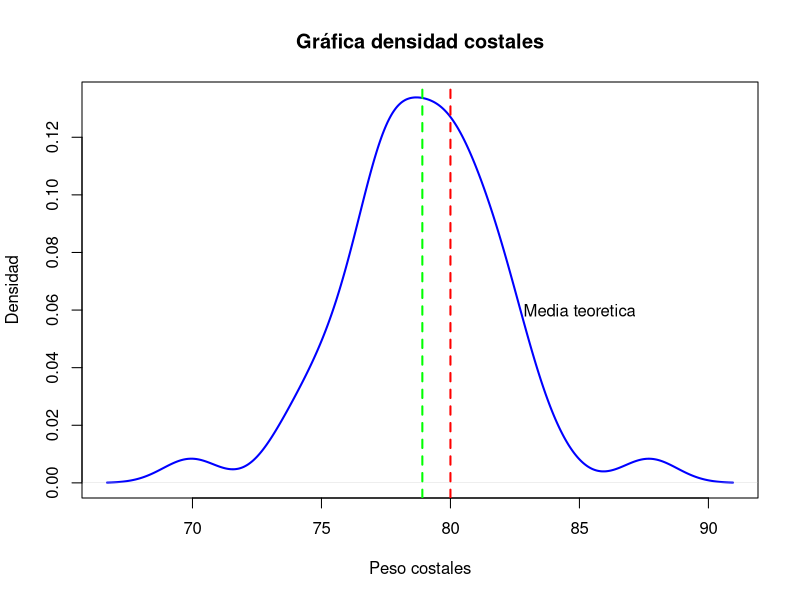
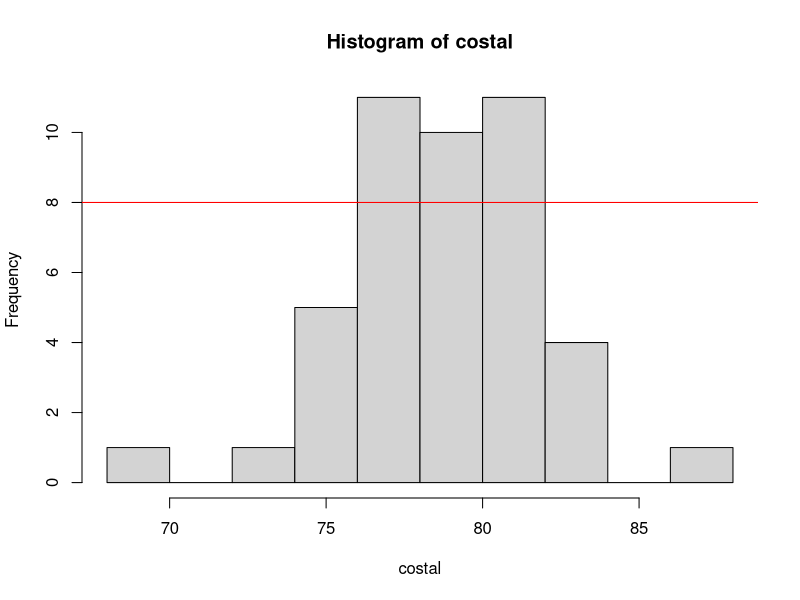
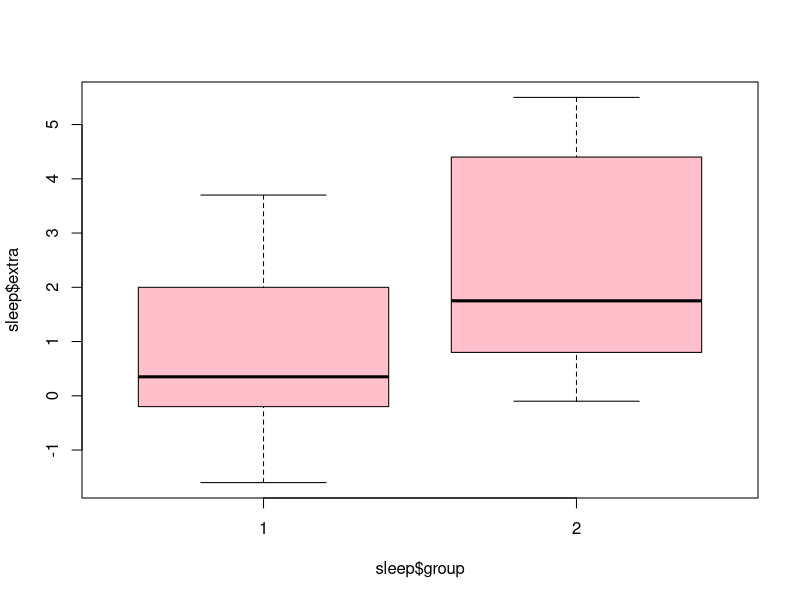
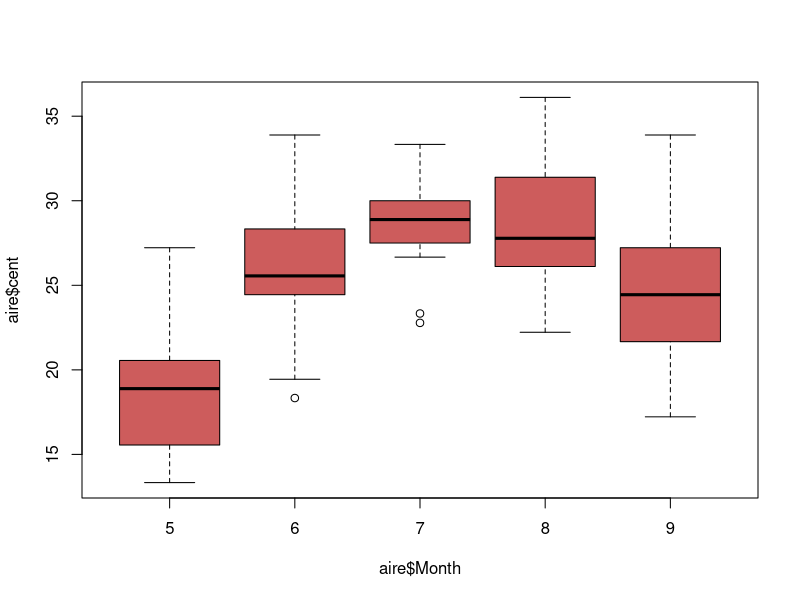
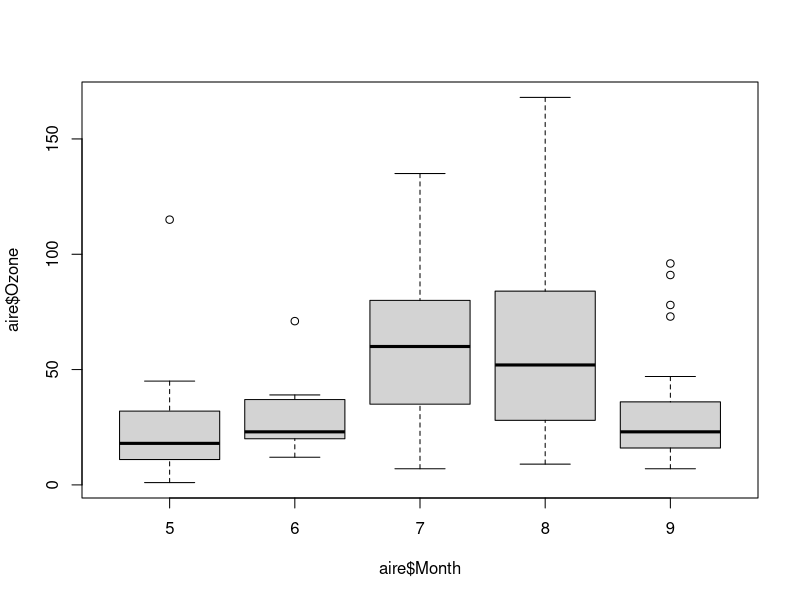
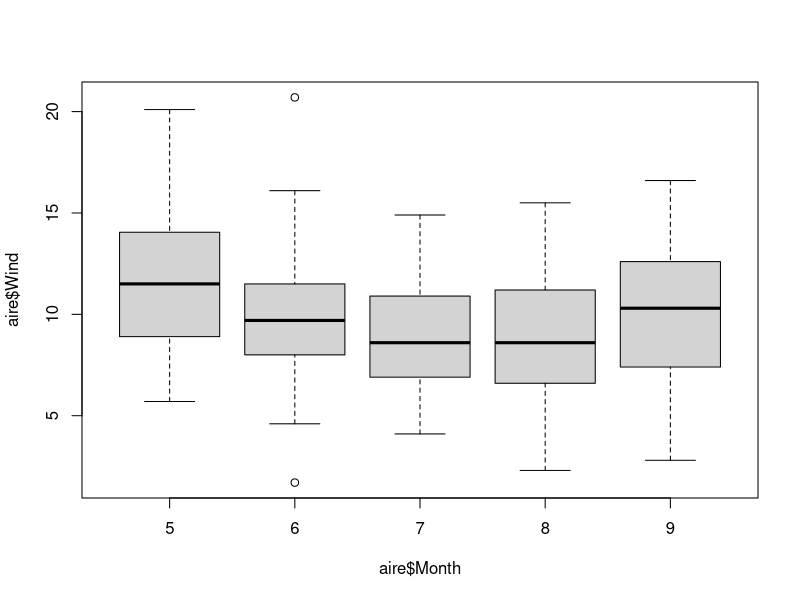
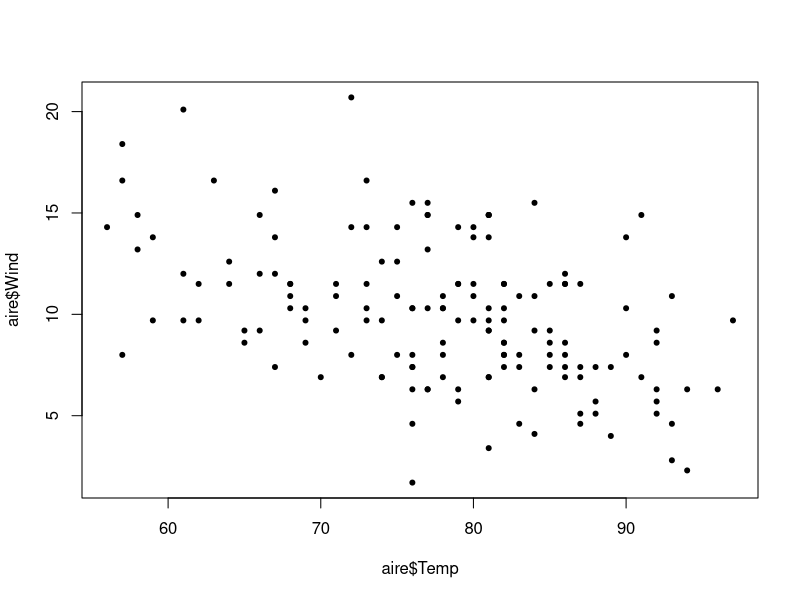
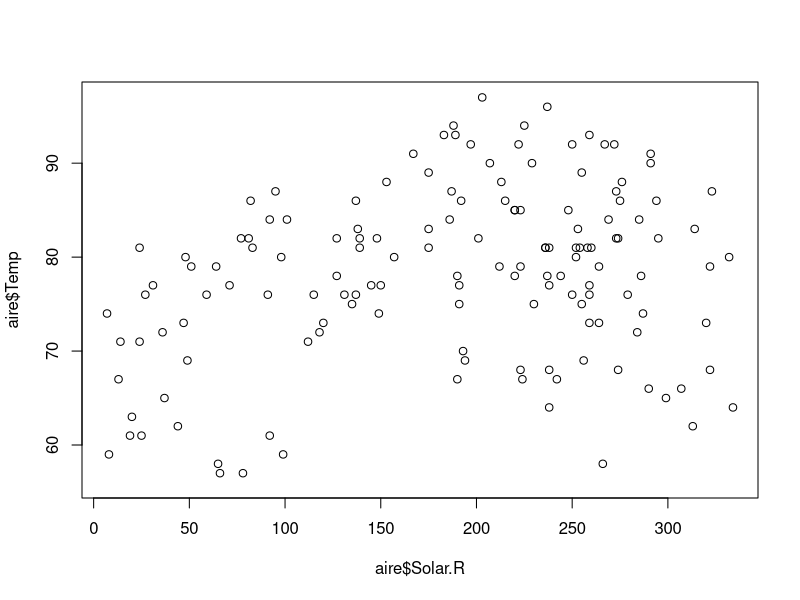

Write the R code that produced these figures, in order.
#03/marzo/2025
#Clase 6, semana 7
#Pruebas de t de una cola para cuando hay diferencias 
#EJERCICIO 2

costal <- c(87.7, 80.01, 77.28, 78.76, 81.52, 74.2, 80.71, 79.5, 77.87, 81.94, 80.7,
            82.32, 75.78, 80.19, 83.91, 79.4, 77.52, 77.62, 81.4, 74.89, 82.95,
            73.59, 77.92, 77.18, 79.83, 81.23, 79.28, 78.44, 79.01, 80.47, 76.23,
            78.89, 77.14, 69.94, 78.54, 79.7, 82.45, 77.29, 75.52, 77.21, 75.99,
            81.94, 80.41, 77.7)

mean (costal)
length(costal)
plot(density(costal),
     main = "Gráfica densidad costales",
     xlab = "Peso costales",
     ylab = "Densidad",
     col = "blue",
     lwd = 2)#grafica los datos como una curva para ver la distibución de los datos

#Agregar valores de media observada y peso declarado de costales 
abline(v = mean(costal), col = "green", lwd = 2, lty = 2)#lwd es para el grosor de la linea y lty para el diseño de la linea (pinteada, discontinua)
abline(v = 80, col = "red", lwd = 2, lty = 2)#abline es para crear una linea vertical 
text(85, 0.06, "Media teoretica")


hist(costal)
abline(h=8, col= "red")
#ho el valor de los costales es de 80kg
#h1 la media observada es menor a lo declarado de 80kg

#Prueba de t de una cola

t.test(costal, mu = 80, alternative = "less") #se esta especificando para una cola, estamso declarando que hay menos peso que el mencionan  
t.test(costal, mu = 80)#Si no especificamos solo nos da si hay diferencias 


# Bucar datos en R --------------------------------------------------------

View(sleep)
sleep

boxplot(sleep$extra ~ sleep$group, col = "pink")
shapiro.test(sleep$extra)
bartlett.test(sleep$extra, sleep$group)

t.test(sleep$extra ~ sleep$group, var.equal = T)

View(airquality)
airquality
summary(airquality)

#El promedio de los cuatro meses y la media de un solo mes compararla con este promedio del resto de los meses 

aire <- airquality

mean(airquality$Temp)

mayo <- subset(aire$Temp, aire$Month == 5)
mean(mayo)

t.test(mayo, mu = mean(aire$Temp), alternative = "l")

aire$cent <- (aire$Temp-32)/1.8
boxplot(aire$cent ~ aire$Month, col = "indianred")

shapiro.test(aire$cent)
shapiro.test(mayo)

bartlett.test(aire$cent ~ aire$Month) #Prueba de varianza 

boxplot(aire$Ozone ~ aire$Month)
boxplot(aire$Wind ~ aire$Month)

bartlett.test(aire$Wind ~ aire$Month)#Prueba de varianza

aire$Month <- as.factor(aire$Month) #Para convertir los meses en factor, porque estaba en integral 
wind.aov <- aov(aire$Wind ~ aire$Month)
summary(wind.aov) #hay diferencias significativas valor de p menor a 0.05

TukeyHSD(wind.aov) #Algunos meses presentan diferencias significativas valor de p menor a 0.05

#la correlacion es positiva cuando a medida que aumenta x auemnta y, correlacion negativa aumenta x disminuye y 

cor.test(aire$Wind, aire$Temp)#la correlacion es negativa, a medida que aumenta la temperatura disminuye el viento
plot(aire$Temp, aire$Wind, pch = 20) #Graficar la nube de puntos pch es el numero de caracter

#temperatura con radiacion solar

plot(aire$Temp ~ aire$Solar.R)
cor.test(aire$Temp, aire$Solar.R)

#ozono con temperatura

plot(aire$Ozone ~ aire$Temp, pch = 20, col = "green")
cor.test(aire$Ozone, aire$Temp)

boxplot(aire$Ozone ~ aire$Month, col = "purple")
0.69^2


